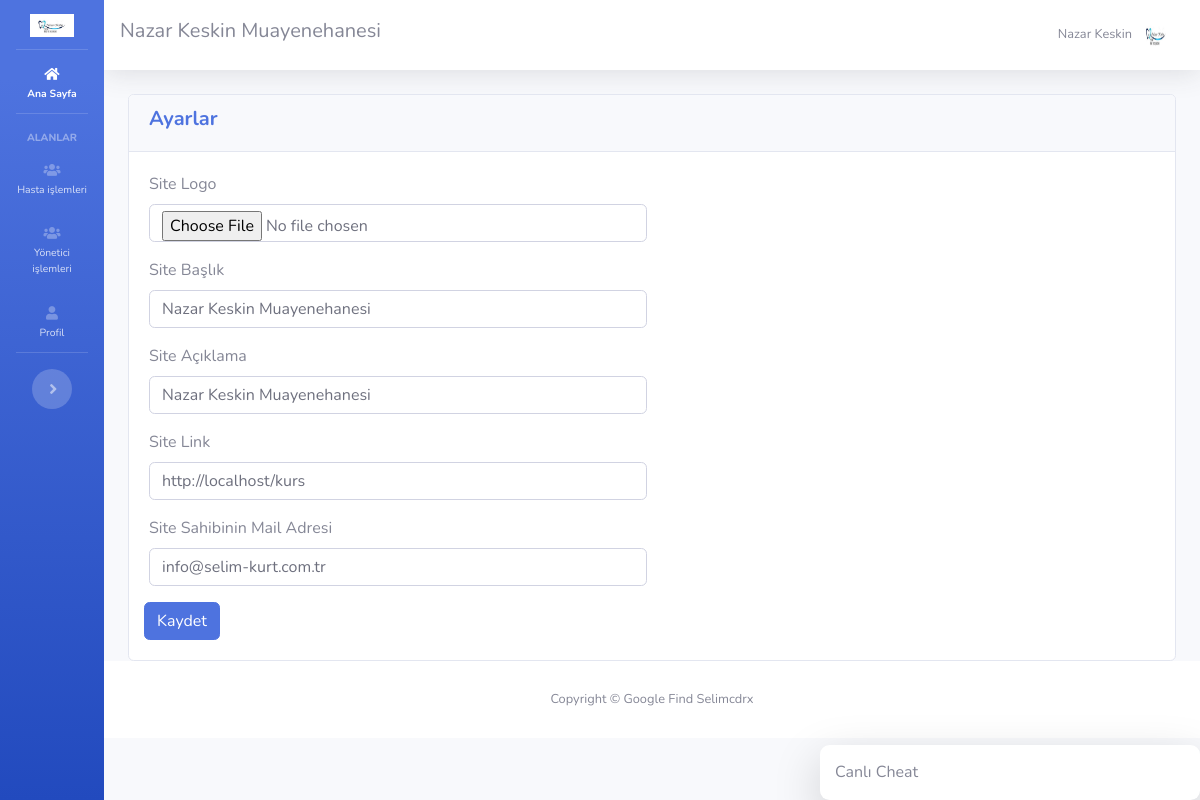
Page /ayarlar.php (signed in) on the committed database.
### tables this page shows
CREATE TABLE `ayarlar` (
  `id` int(11) NOT NULL,
  `site_logo` varchar(400) DEFAULT NULL,
  `site_baslik` varchar(350) DEFAULT NULL,
  `site_aciklama` varchar(300) DEFAULT NULL,
  `site_link` varchar(100) DEFAULT NULL,
  `site_sahip_mail` varchar(100) DEFAULT NULL,
  `site_mail_host` varchar(100) DEFAULT NULL,
  `site_mail_mail` varchar(100) DEFAULT NULL,
  `site_mail_port` int(11) DEFAULT NULL,
  `site_mail_sifre` varchar(100) DEFAULT NULL
);

### islemler/baglan.php (called while the page is built, shortened)
<?php
$host="localhost";
$veritabani_ismi="selimyra_nazar";
$kullanici_adi="selimyra_nazarx";
$sifre="Asd123asd.";
try {
	$db = new PDO("mysql:host=$host;dbname=$veritabani_ismi;charset=utf8",$kullanici_adi,$sifre);
} catch (PDOException $e) {
	echo $e->getmessage();
}
$sorgu=$db->prepare("SELECT * FROM ayarlar");
$sorgu->execute();
$ayarcek=$sorgu->fetch(PDO::FETCH_ASSOC);
?>

### fonksiyonlar.php (called while the page is built, shortened)
<?php
function yetkikontrol()
{
	if ($_SESSION['kul_yetki']==1) {
		return TRUE;
	} else {
		return FALSE;
	}
}
?>

### ayarlar.php (the view)
<?php include 'header.php'; ?>
<div class="container-fluid">
	<div class="row">
		<div class="col-md-12">
			<div class="card">
				<div class="card-header">
					<h5 class="font-weight-bold text-primary">Ayarlar</h5>
				</div>
				<div class="card-body">
					<form action="islemler/ajax.php" method="POST" accept-charset="utf-8" enctype="multipart/form-data">
						<div class="form-row">
							<div class="col-md-6 form-group">
								<label>Site Logo</label>
								<input type="file" class="form-control" name="site_logo">
							</div>
						</div>
						<div class="form-row">
							<div class="col-md-6 form-group">
								<label>Site Başlık</label>
								<input type="text" class="form-control" name="site_baslik" value="<?php echo $ayarcek['site_baslik'] ?>">
							</div>
						</div>
						<div class="form-row">
							<div class="col-md-6 form-group">
								<label>Site Açıklama</label>
								<input type="text" class="form-control" name="site_aciklama" value="<?php echo $ayarcek['site_aciklama'] ?>">
							</div>
						</div>
						<div class="form-row">
							<div class="col-md-6 form-group">
								<label>Site Link</label>
								<input type="text" class="form-control" name="site_link" value="<?php echo $ayarcek['site_link'] ?>">
							</div>
						</div>
						<div class="form-row">
							<div class="col-md-6 form-group">
								<label>Site Sahibinin Mail Adresi</label>
								<input type="text" class="form-control" name="site_sahip_mail" value="<?php echo $ayarcek['site_sahip_mail'] ?>">
							</div>
						</div>
						<div class="form-row">
							<button type="submit" class="btn btn-primary" name="ayarkaydet">Kaydet</button>
						</div>
					</form>
				</div>
			</div>
		</div>
	</div>
</div>
<?php include 'footer.php' ?>

### header.php (shortened to what this page needs)
<?php
include 'islemler/baglan.php';
include 'fonksiyonlar.php';
?>
<!DOCTYPE html>
<html lang="tr">
<head>
  <link href="vendor/fontawesome-free/css/all.min.css" rel="stylesheet" type="text/css">
  <link href="css/sb-admin-2.min.css" rel="stylesheet">
  <link rel="stylesheet" href="css/aksoyhlc.css">
</head>
<body id="page-top">
  <div id="wrapper">
    <ul class="navbar-nav bg-gradient-primary sidebar sidebar-dark accordion" id="accordionSidebar">
     <li class="nav-item">
      <a class="nav-link text-center" href="index.php">
        <img src="dosyalar/<?php echo $ayarcek['site_logo'] ?>" style="width: 60%; height: auto;">
      </a>
    </li>
    <hr class="sidebar-divider my-0">
    <li class="nav-item active">
      <a class="nav-link" href="index.php">
        <i class="fas fa-home"></i>
        <span>Ana Sayfa</span></a>
      </li>
      <hr class="sidebar-divider">
      <div class="sidebar-heading">
        Alanlar
      </div>
      <li class="nav-item">
        <a class="nav-link collapsed" href="#" data-toggle="collapse" data-target="#collapseTwo" aria-expanded="true" aria-controls="collapseTwo">
          <i class="fas fa-users"></i>
          <span>Hasta işlemleri</span>
        </a>
      </li>
      <?php if (yetkikontrol()): ?>
       <li class="nav-item">
        <a class="nav-link collapsed" href="#" data-toggle="collapse" data-target="#kullanicimeby" aria-expanded="true" aria-controls="kullanicimeby">
          <i class="fas fa-users"></i>
          <span>Yönetici işlemleri</span>
        </a>
      </li>
    <?php endif ?>
      <li class="nav-item">
        <a class="nav-link" href="profil.php">
          <i class="fas fa-user"></i>
          <span>Profil</span></a>
        </li>
        <hr class="sidebar-divider d-none d-md-block">
        <div class="text-center d-none d-md-inline">
          <button class="rounded-circle border-0" id="sidebarToggle"></button>
        </div>
      </ul>
      <div id="content-wrapper" class="d-flex flex-column">
        <div id="content">
          <nav class="navbar navbar-expand navbar-light bg-white topbar mb-4 static-top shadow">
            <h5><?php echo $ayarcek['site_baslik'] ?></h5>
            <ul class="navbar-nav ml-auto">
              <li class="nav-item dropdown no-arrow">
                <a class="nav-link dropdown-toggle" href="#" id="userDropdown" role="button" data-toggle="dropdown" aria-haspopup="true" aria-expanded="false">
                  <span class="mr-2 d-none d-lg-inline text-gray-600 small"><?php echo $_SESSION['kul_isim'] ?></span>
                  <img class="img-profile rounded-circle" src="dosyalar/<?php echo $ayarcek['site_logo'] ?>">
                </a>
              </li>
            </ul>
          </nav>

### rows in the picture
ayarlar: site_logo (picture), site_baslik "Nazar Keskin Muayenehanesi", site_aciklama "Nazar Keskin Muayenehanesi", site_link "http://localhost/kurs", site_sahip_mail "info@selim-kurt.com.tr"

### other values in the picture
$_SESSION['kul_isim'] "Nazar Keskin"
